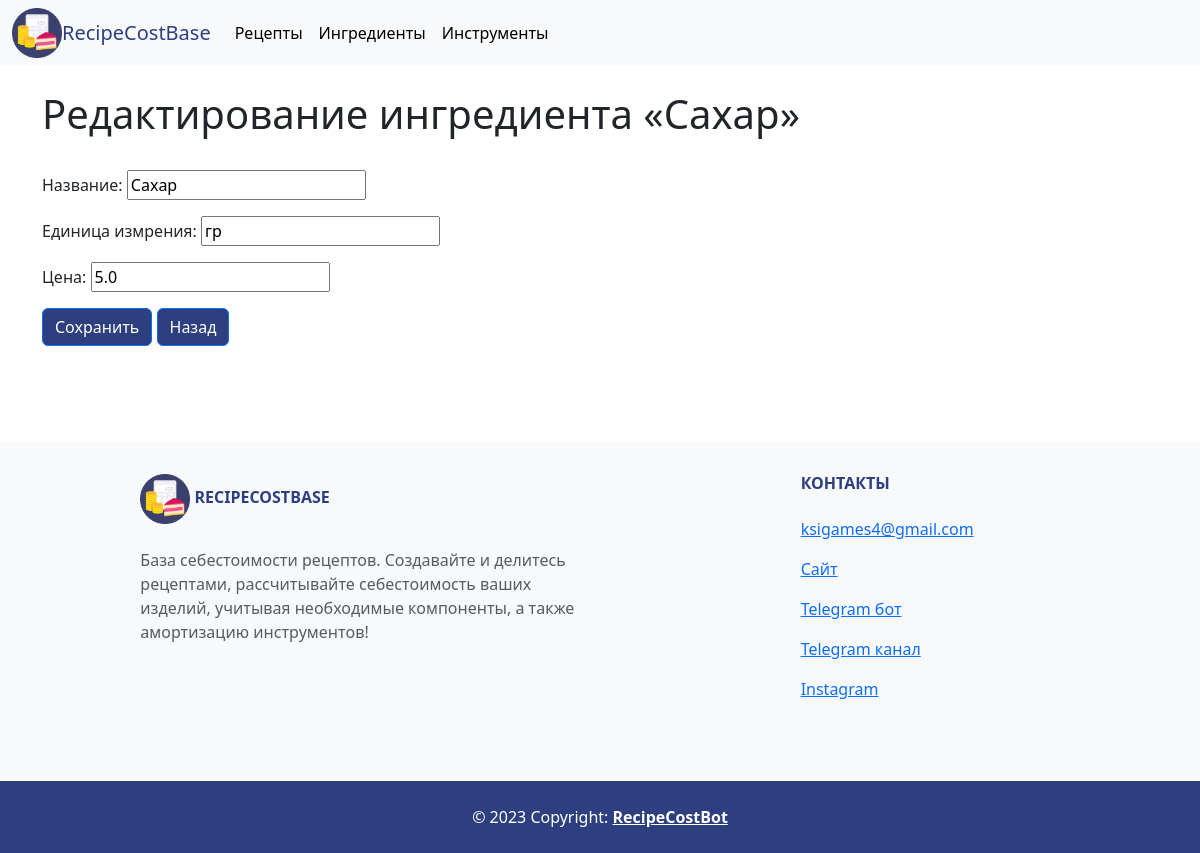
Page /core/component_update/1 on the committed database.
### core/models.py (models this page shows)
class Component(models.Model):
    name = models.CharField('Название', max_length=255)
    owner = models.ForeignKey(User, on_delete=models.CASCADE, null=True)
    count = models.FloatField('Количество', null=True, blank=True)
    unit = models.CharField('Единица измрения', max_length=50, null=True)
    price = models.FloatField('Цена', null=True)
    cost = models.FloatField('Стоимость', null=True, blank=True)
    parent = models.BooleanField(default=True)
    parent_id = models.IntegerField(null=True, blank=True)

### core/views.py (the view)
# urls.py: path('component_update/<int:pk>', views.UpdateComponent.as_view(), name='component_update'),
class UpdateComponent(UpdateView):
    model = models.Component
    template_name = 'core/update_component.html'
    form_class = forms.CreateComponent
    success_url = reverse_lazy('core:components')

### core/forms.py (shortened to what this page needs)
class CreateComponent(forms.ModelForm):
    price = forms.FloatField(label="Цена", min_value=0.1)
    class Meta:
        model = models.Component
        fields = ('name', 'unit', 'price',)

### core/templates/core/update_component.html (shortened to what this page needs)
{% extends "core/base.html" %}
{% block content %}
<div class="container">
    <h1>Редактирование ингредиента «{{ component.name }}»</h1>
    <br>
    <form action="{% url 'core:component_update' component.pk %}" method="POST">
        {{ form.as_p }}
        <button type="submit" class="btn btn-primary" style="background-color: #2e3f7f; color: white;">Сохранить</button>
        <a href="{{ request.META.HTTP_REFERER }}" class="btn btn-primary" style="background-color: #2e3f7f; color: white;">Назад</a>
    </form>
    <br>
</div>
{% endblock %}

### core/templates/core/base.html (style rules this page uses)
.container { height: 125% }

### rows in the picture
Component: name "Сахар", unit "гр", price "5.0"
